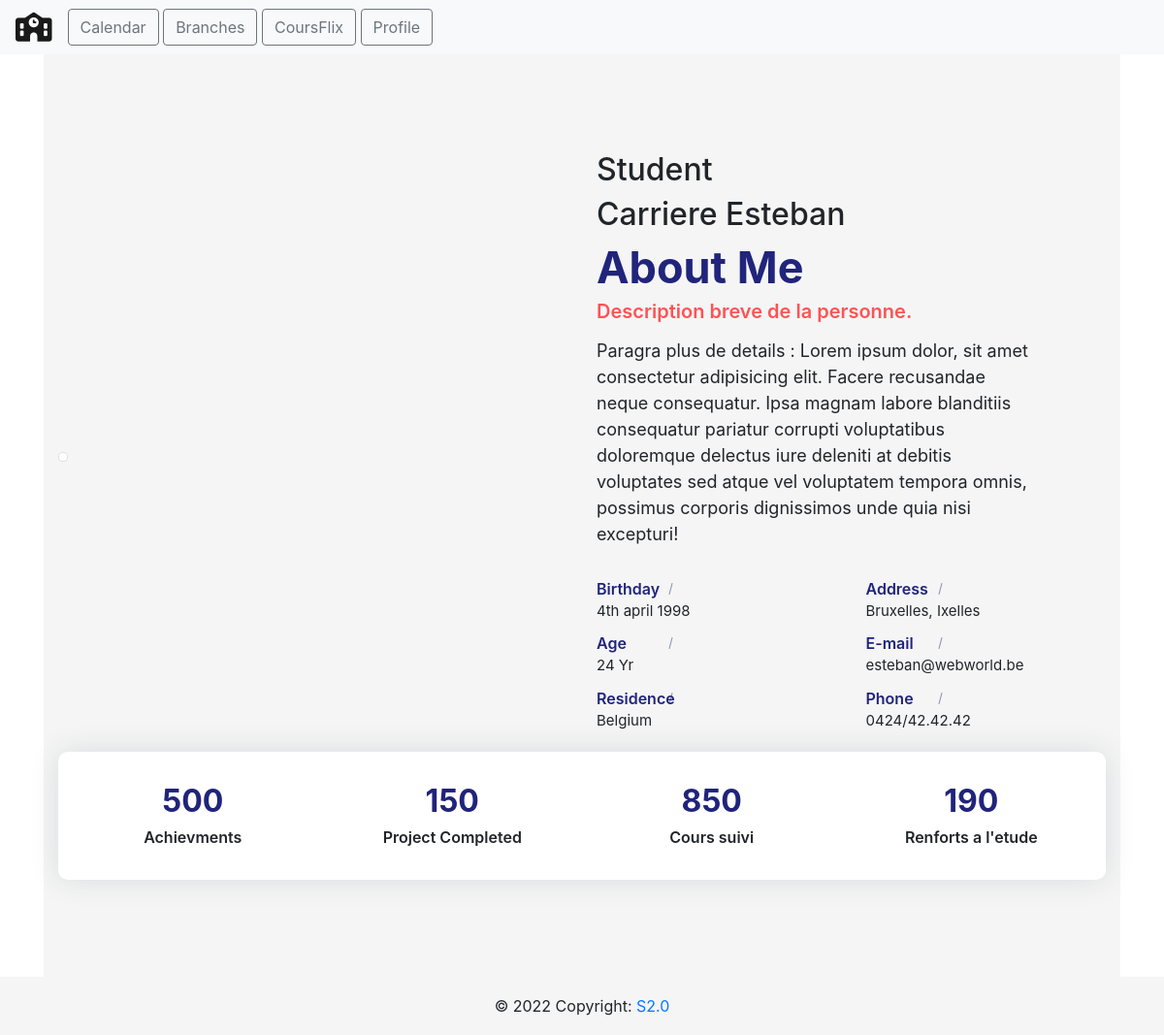
/profile, run on the app's committed database.
### tables this page shows
CREATE TABLE person (
            person_id INTEGER NOT NULL, 
            lastname VARCHAR(100), 
            firstname VARCHAR(100), 
            person_type VARCHAR(100), 
            email VARCHAR(100), 
            phone VARCHAR(100), 
            passwords VARCHAR(100), 
            PRIMARY KEY (person_id)
        );

### app.py (the view)
@api.route("/profile", methods=["GET"])
def get_profile():
    cursor = db.cursor()
    cursor.execute("SELECT * FROM person WHERE person_id=1;")
    rows = cursor.fetchall()
    profil_exemple = {
        "id": rows[0][0],
        "lastname": rows[0][1],
        "firstname": rows[0][2],
        "person_type": rows[0][3],
        "email": rows[0][4],
    }
    print(profil_exemple)
    return render_template("profile.html", content=profil_exemple)

### templates/profile.html (shortened to what this page needs)
{% extends "layout.html" %}
{% block head %}
  {{ super() }}
{% endblock %}
{% block content %}
    <section class="section about-section gray-bg" id="about">
        <div class="container">
            <div class="row align-items-center flex-row-reverse">
                <div class="col-lg-6">
                    <div class="about-text go-to">
                        {% if content.person_type == 'T' %}
                            <h2>Teacher</h2>
                        {% else %}
                            <h2>Student</h2>
                        {% endif %}
                        <h2>{{ content.lastname }}&nbsp;{{ content.firstname }}</h2>
                        <h3 class="dark-color">About Me</h3>
                        <h6 class="theme-color lead">Description breve de la personne.</h6>
                        <p>Paragra plus de details : Lorem ipsum dolor, sit amet consectetur adipisicing elit.
                            Facere recusandae neque consequatur. Ipsa magnam labore blanditiis consequatur pariatur
                            corrupti voluptatibus doloremque delectus iure deleniti
                            at debitis voluptates sed atque vel voluptatem tempora omnis,
                            possimus corporis dignissimos unde quia nisi excepturi!
                        </p>
                        <div class="row about-list">
                            <div class="col-md-6">
                                <div class="media">
                                    <span>
                                        <strong><label>Birthday</label></strong>
                                        <p>4th april 1998</p>
                                    </span>
                                </div>
                                <div class="media">
                                    <span>
                                        <strong><label>Age</label></strong>
                                        <p>24 Yr</p>
                                    </span>
                                </div>
                                <div class="media">
                                    <span>
                                        <strong><label>Residence</label></strong>
                                        <p>Belgium</p>
                                    </span>
                                </div>
                            </div>
                            <div class="col-md-6">
                                <div class="media">
                                    <span>
                                        <strong><label>Address</label></strong>
                                        <p>Bruxelles, Ixelles</p>
                                    </span>
                                </div>
                                <div class="media">
                                    <span>
                                        <strong><label>E-mail</label></strong>
                                        <p>{{ content.email }}</p>
                                    </span>
                                </div>
                                <div class="media">
                                    <span>
                                        <strong><label>Phone</label></strong>
                                        <p>0424/42.42.42</p>
                                    </span>
                                </div>
                            </div>
                        </div>
                    </div>
                </div>
                <div class="mt-4 col-lg-6">
                    <div class="about-avatar">
                        <img src="https://static9.depositphotos.com/1017986/1115/i/600/depositphotos_11159069-stock-photo-happy-and-smiling-teenage-girl.jpg"
                            title="" alt="" class="img-thumbnail">
                    </div>
                </div>
            </div>
            <div class="counter mt-3">
                <div class="row">
                    <div class="col-6 col-lg-3">
                        <div class="count-data text-center">
                            <h6 class="count h2" data-to="500" data-speed="500">500</h6>
                            <p class="m-0px font-w-600">Achievments</p>
                        </div>
                    </div>
                    <div class="col-6 col-lg-3">
                        <div class="count-data text-center">
                            <h6 class="count h2" data-to="150" data-speed="150">150</h6>
                            <p class="m-0px font-w-600">Project Completed</p>
                        </div>
                    </div>
                    <div class="col-6 col-lg-3">
                        <div class="count-data text-center">
                            <h6 class="count h2" data-to="850" data-speed="850">850</h6>
                            <p class="m-0px font-w-600">Cours suivi</p>
                        </div>
                    </div>
                    <div class="col-6 col-lg-3">
                        <div class="count-data text-center">
                            <h6 class="count h2" data-to="190" data-speed="190">190</h6>
                            <p class="m-0px font-w-600">Renforts a l'etude</p>
                        </div>
                    </div>
                </div>
            </div>
        </div>
    </section>
{% endblock %}

### templates/css/profile.css (style rules this page uses)
body { color: #6F8BA4; margin-top:20px; }
.section { padding: 100px 0; position: relative; }
.gray-bg { background-color: #f5f5f5; }
img { max-width: 300px; max-height: 200px; }
img { vertical-align: middle; border-style: none; }
.about-text h3 { font-size: 45px; font-weight: 700; margin: 0 0 6px; }
.about-text h6 { font-weight: 600; margin-bottom: 15px; }
.about-text p { font-size: 18px; max-width: 450px; }
.about-list { padding-top: 10px; }
.about-list .media { padding: 5px 0; }
.about-list label { color: #20247b; font-weight: 600; width: 88px; margin: 0; position: relative; }
.about-list label:after { content: ""; position: absolute; top: 0; bottom: 0; right: 11px; width: 1px; height: 12px; background: #20247b; -moz-transform: rotate(15deg); -o-transform: rotate(15deg); -ms-transform: rotate(15deg); -webkit-transform: rotate(15deg); transform: rotate(15deg); margin: auto; opacity: 0.5; }
.about-list p { margin: 0; font-size: 15px; }
.about-section .counter { padding: 22px 20px; background: #ffffff; border-radius: 10px; box-shadow: 0 0 30px rgba(31, 45, 61, 0.125); }
.about-section .counter .count-data { margin-top: 10px; margin-bottom: 10px; }
.about-section .counter .count { font-weight: 700; color: #20247b; margin: 0 0 5px; }
.about-section .counter p { font-weight: 600; margin: 0; }
.theme-color { color: #fc5356; }
.dark-color { color: #20247b; }

### templates/layout.html (style rules this page uses)
body { min-height: 100vh!important; }

### data on the page
person: lastname "Carriere", firstname "Esteban", email "esteban@webworld.be"
